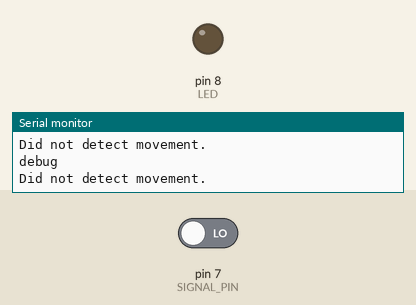
Simulated run of this sketch. Board: Arduino Uno, built with avr-gcc and run on an emulated ATmega328P. Parts: output pins drawn as LEDs (lit = HIGH), the last lines printed to the serial monitor. Inputs (shaded band) come from the test bench; at power-on: pin 7 (SIGNAL_PIN) LOW.

Above: at 2.8 s.
2.9 s: pin 7 (SIGNAL_PIN) driven HIGH
At 3.4 s:
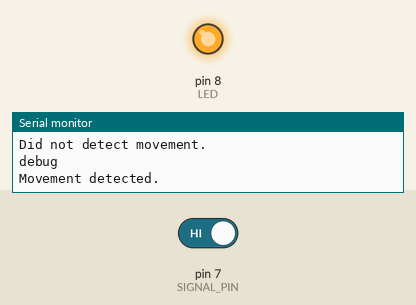
4.5 s: pin 7 (SIGNAL_PIN) driven LOW
At 6.1 s:
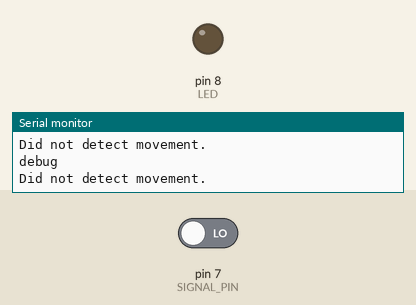
Timing chart, 0 to 7.6 s (numbered marks = the images above; inputs shaded):
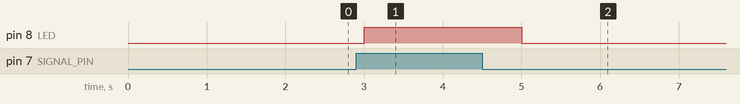

The sketch:

pir.ino
```cpp
#define SIGNAL_PIN 7
#define LED 8
void setup()
{
  Serial.begin(9600);
  pinMode(SIGNAL_PIN, INPUT);
  pinMode(LED, OUTPUT);
}
void loop() {
  Serial.println("debug");
  if(digitalRead(SIGNAL_PIN)==HIGH) {
    Serial.println("Movement detected.");
    digitalWrite(LED,1);

  } else {
    Serial.println("Did not detect movement.");
    digitalWrite(LED,0);
  }
  delay(1000);
}
```

Measured:
- after the input at 2.9 s, pin 8 (LED): LOW → HIGH after 0.10 s
- after the input at 4.5 s, pin 8 (LED): HIGH → LOW after 0.50 s
